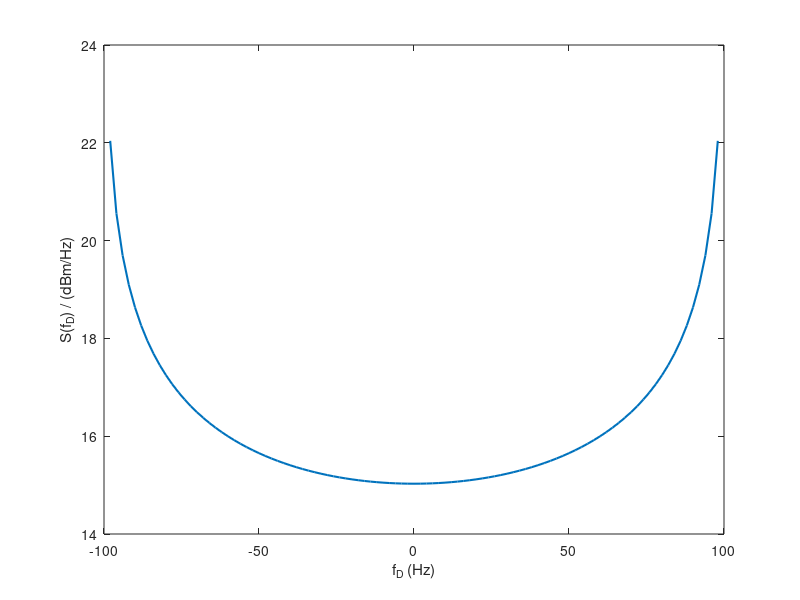

Write MATLAB code to recreate this figure.
% x=0:0.5:10;
% p=1-exp(-x/2);
% plot(x,p,'-^b','LineWidth', 1.5);
% ylabel('P(\gamma_0)');
% xlabel('\gamma_0');
clear,clc;close all;
% ba=0.6726;
% tau=[0 0.2 0.5 1.6 2.3 5.0];
% a=[0.189 0.379 0.239 0.095 0.061 0.037];
% re=sqrt(sum(a.*(tau-ba).^2));
% stem(tau,a,'LineWidth', 1.5);
% ylabel('a_i^2');
% xlabel('\tau (\mus)');

fmax=100;
Omega=20;
step=2;
fD=-fmax:step:fmax;
SfD=Omega./(2*pi*fmax.*sqrt(1-(fD./fmax).^2));
plot(fD,10*log10(SfD*1000),'LineWidth', 1.5);
ylabel('S(f_D) / (dBm/Hz)');
xlabel('f_D (Hz)');
